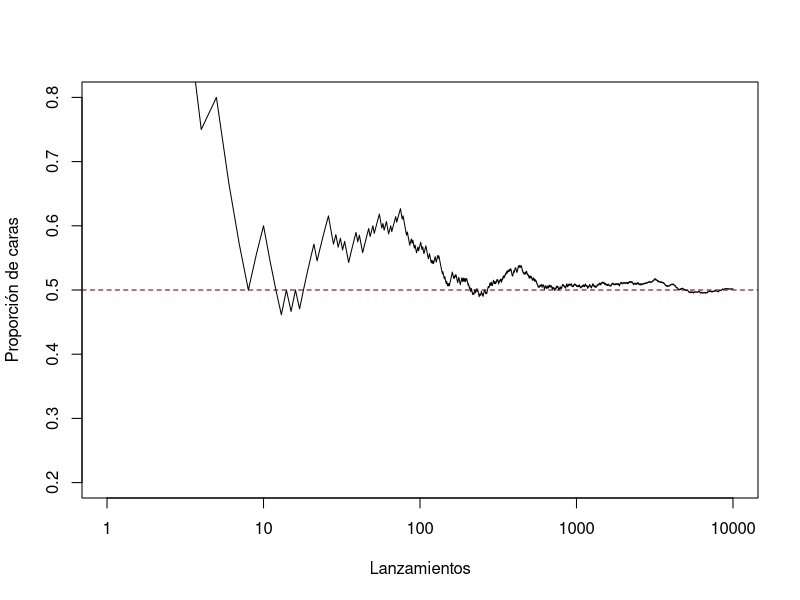

Generate this figure with R:
## ---- chunk 1
#| echo: true
set.seed(123)
n <- 10000
lanzamientos <- sample(c("cara", "sello"), size = n, replace = TRUE)
prop_caras <- cumsum(lanzamientos == "cara") / (1:n)

prop_caras[c(10, 100, 1000, 10000)]
## ---- chunk 2
#| echo: true
#| output-location: column
#| fig-width: 5
#| fig-height: 4
plot(prop_caras, type = "l",
     log = "x", ylim = c(0.2, 0.8),
     xlab = "Lanzamientos",
     ylab = "Proporción de caras")
abline(h = 0.5, lty = 2,
       col = "#69000C")
## ---- chunk 3
#| echo: true
set.seed(123)
n <- 100000
enfermo  <- runif(n) < 0.01                  # prevalencia de 1%
positivo <- ifelse(enfermo,
                   runif(n) < 0.95,          # sensibilidad: 95%
                   runif(n) < 0.10)          # falsos positivos: 10%

mean(enfermo[positivo])                      # Pr(enfermo | test +)
